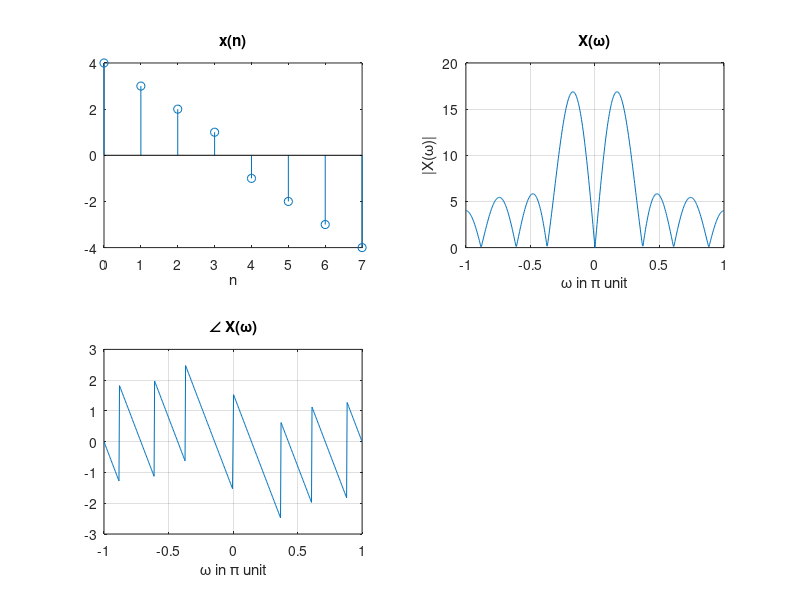

The MATLAB script that drew this image: (Note: this script raises an error after producing the figure.)
%%
%QUESTION 1A%
disp('-----Q1-A------');
n = 0:7; 
x = [4,3,2,1,-1,-2,-3,-4]; 
Xw=[]; k=1; w_indx=[]; Xph=[];
NDFT = 500;
for w = -pi:(2*pi/NDFT):pi;
tmp= sum(x.*exp(-1*sqrt(-1)*w*n)); 
Xw(k) = tmp; 
w_indx(k) =w; 
Xph(k) = atan2(imag(tmp), real(tmp)); 
k= k+1;
end
subplot(2,2,1); stem(n, x); title('x(n)'); xlabel('n');
subplot(2,2,2); plot(w_indx/pi,abs(Xw));grid
title('X(\omega)'); xlabel('\omega in \pi unit');
ylabel('|X(\omega)|');
subplot(2,2,3); plot(w_indx/pi,Xph);grid
title('\angle X(\omega)'); xlabel('\omega in \pi unit');

%%
%QUESTION 1B%
disp('-----Q1-B------');
n = -10:10;
x = ((0.6).^(abs(n))).*(heaviside(n+10)-heaviside(n));
Xw=[];
k=1; 
w_indx=[]; 
Xph=[];
NDFT = 500;
for w = -pi:(2*pi/NDFT):pi
tmp= sum(x.*exp(-1*sqrt(-1)*w*n));
Xw(k) = tmp;
w_indx(k) =w;
Xph(k) = atan2(imag(tmp), real(tmp));
k= k+1;
end
subplot(2,2,1); stem(n, x); title('x(n)'); xlabel('n');
subplot(2,2,3); plot(w_indx/pi,abs(Xw));grid
title('X(\omega)'); xlabel('\omega in \pi unit');
ylabel('|X(\omega)|');
subplot(2,2,4); plot(w_indx/pi,Xph);grid
title('\angle X(\omega)'); xlabel('\omega in \pi unit');

%%
%QUESTION 1C%
disp('-----Q1-C------');
n = -10:10;
x = ((-0.9).^n);
Xw=[];
k=1; 
w_indx=[]; 
Xph=[];
NDFT = 500;
for w = -pi:(2*pi/NDFT):pi
tmp= sum(x.*exp(-1*sqrt(-1)*w*n));
Xw(k) = tmp;
w_indx(k) =w;
Xph(k) = atan2(imag(tmp), real(tmp));
k= k+1;
end
subplot(2,2,1); stem(n, x); title('x(n)'); xlabel('n');
subplot(2,2,3); plot(w_indx/pi,abs(Xw));grid
title('X(\omega)'); xlabel('\omega in \pi unit');
ylabel('|X(\omega)|');
subplot(2,2,4); plot(w_indx/pi,Xph);grid
title('\angle X(\omega)'); xlabel('\omega in \pi unit');

%%
%QUESTION 2%
disp('-----Q2------');
t= -0.5: 0.005: 0.5;
xt = exp(-2*t).*heaviside(t); 
figure;
subplot(3,1,1);
plot(t, xt); title('x(t)'); xlabel('t in sec');
ylabel('Amplitude');
T = 0.01;
n = -20:1:20;
xn = exp(-2*n*T);
subplot(3,1,2);
stem(n*T, xn); title('x(nT)'); xlabel('nT (sec)');
ylabel('Amplitude');
Xw=[]; k=1; win=[]; Xph=[]; NDFT = 500;
for w = -pi:(pi/NDFT):pi
tmp= sum(xn.*exp(-1*sqrt(-1)*w*n));
Xw(k) = tmp;
win(k) =w; k= k+1;
end
W = win/T;
subplot(3,1,3);
plot(W,abs(Xw));grid
title('DTFT');
xlabel('Freq.');
ylabel('Magnitude');